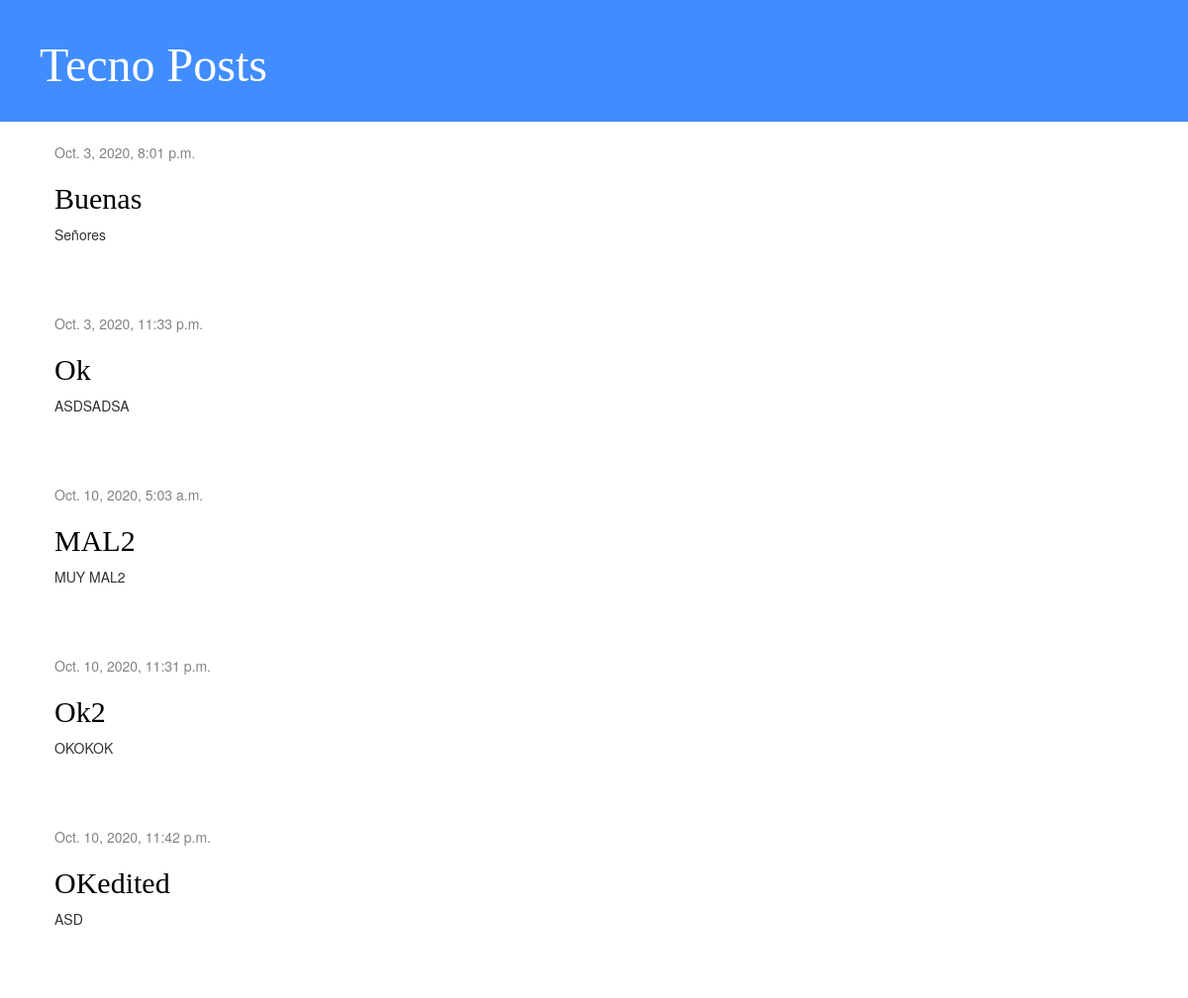
The page /posts on the database its author committed.
### blog/models.py (models this page shows, shortened)
class Post(models.Model):
    author = models.ForeignKey('auth.User', on_delete=models.CASCADE)
    title = models.CharField(max_length=200)
    text = models.TextField()
    created_date = models.DateTimeField(
            default=timezone.now)
    published_date = models.DateTimeField(
            blank=True, null=True)
    def __str__(self):
        return self.title

### blog/views.py (the view)
# urls.py: path('posts', views.post_list, name='post_list'),
def post_list(request):
    posts = Post.objects.filter(published_date__lte=timezone.now()).order_by('published_date')
    print(posts)
    return render(request, 'blog/post_list.html', {'posts': posts})

### blog/templates/blog/post_list.html
{% extends 'blog/base.html' %}
{% block content %}
    {% for post in posts %}
        <div class="card post">
            <div class="date">
                {{ post.published_date }}
            </div>
            <h2><a href="{% url 'post_detail' pk=post.pk %}">{{ post.title }}</a></h2>
            <p>{{ post.text|linebreaksbr }}</p>
        </div>
    {% endfor %}
{% endblock %}

### blog/templates/blog/base.html (shortened to what this page needs)
{% load static %}
<html>
<head>
    <link rel="stylesheet" href="//maxcdn.bootstrapcdn.com/bootstrap/3.2.0/css/bootstrap.min.css">
    <link rel="stylesheet" href="//maxcdn.bootstrapcdn.com/bootstrap/3.2.0/css/bootstrap-theme.min.css">
    <link rel="stylesheet" href="{% static 'css/blog.css' %}">
</head>
<body>
    <div class="page-header">
        <h1><a href="/">Tecno Posts</a></h1>
    </div>
    <div class="content container">
        <div class="row">
            <div class="col-md-8">
                {% block content %}
                {% endblock %}
            </div>
        </div>
    </div>
</body>
</html>

### blog/static/css/blog.css (style rules this page uses)
h1 a, h2 a { color: #FCA205; font-family: 'Lobster'; }
.page-header { background-color: #418dff; margin-top: 0; padding: 20px 20px 20px 40px; }
.page-header h1, .page-header h1 a, .page-header h1 a:visited, .page-header h1 a:active { color: #ffffff; font-size: 36pt; text-decoration: none; }
.content { margin-left: 40px; }
h1, h2, h3, h4 { font-family: 'Arial'; }
.date { color: #828282; }
.post { margin-bottom: 70px; }
.post h2 a, .post h2 a:visited { color: #000000; }

### rows shown on the page
Post: published_date "Oct. 3, 2020, 8:01 p.m.", title "Buenas", text "Señores"
Post: published_date "Oct. 3, 2020, 11:33 p.m.", title "Ok", text "ASDSADSA"
Post: published_date "Oct. 10, 2020, 5:03 a.m.", title "MAL2", text "MUY MAL2"
Post: published_date "Oct. 10, 2020, 11:31 p.m.", title "Ok2", text "OKOKOK"
Post: published_date "Oct. 10, 2020, 11:42 p.m.", title "OKedited", text "ASD"
